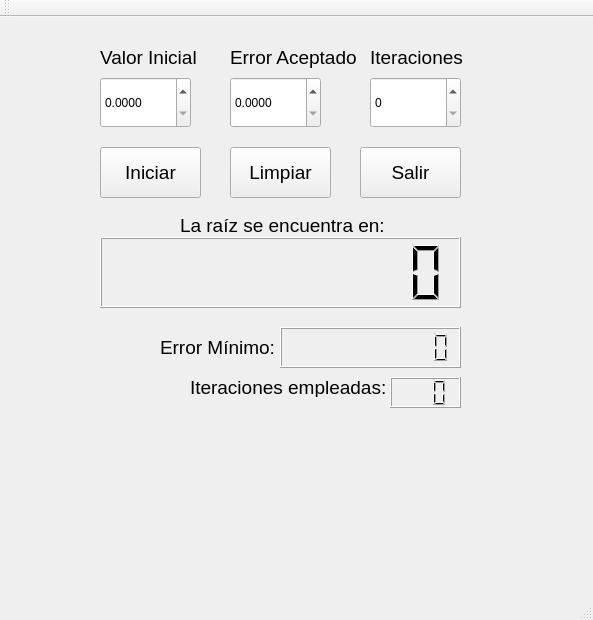
<?xml version="1.0" encoding="UTF-8"?>
<ui version="4.0">
 <class>Newson</class>
 <widget class="QMainWindow" name="Newson">
  <property name="geometry">
   <rect>
    <x>0</x>
    <y>0</y>
    <width>593</width>
    <height>620</height>
   </rect>
  </property>
  <property name="windowTitle">
   <string>Newson</string>
  </property>
  <widget class="QWidget" name="centralWidget">
   <widget class="QDoubleSpinBox" name="initval">
    <property name="geometry">
     <rect>
      <x>100</x>
      <y>60</y>
      <width>91</width>
      <height>51</height>
     </rect>
    </property>
    <property name="decimals">
     <number>4</number>
    </property>
    <property name="maximum">
     <double>999999.000000000000000</double>
    </property>
    <property name="singleStep">
     <double>0.100000000000000</double>
    </property>
   </widget>
   <widget class="QDoubleSpinBox" name="errorac">
    <property name="geometry">
     <rect>
      <x>230</x>
      <y>60</y>
      <width>91</width>
      <height>51</height>
     </rect>
    </property>
    <property name="decimals">
     <number>4</number>
    </property>
    <property name="maximum">
     <double>999999.000000000000000</double>
    </property>
    <property name="singleStep">
     <double>0.100000000000000</double>
    </property>
   </widget>
   <widget class="QLabel" name="label">
    <property name="geometry">
     <rect>
      <x>100</x>
      <y>20</y>
      <width>101</width>
      <height>41</height>
     </rect>
    </property>
    <property name="font">
     <font>
      <pointsize>14</pointsize>
     </font>
    </property>
    <property name="text">
     <string>Valor Inicial</string>
    </property>
   </widget>
   <widget class="QLabel" name="label_2">
    <property name="geometry">
     <rect>
      <x>230</x>
      <y>30</y>
      <width>131</width>
      <height>21</height>
     </rect>
    </property>
    <property name="font">
     <font>
      <pointsize>14</pointsize>
     </font>
    </property>
    <property name="text">
     <string>Error Aceptado</string>
    </property>
   </widget>
   <widget class="QLabel" name="label_3">
    <property name="geometry">
     <rect>
      <x>370</x>
      <y>30</y>
      <width>101</width>
      <height>20</height>
     </rect>
    </property>
    <property name="font">
     <font>
      <pointsize>14</pointsize>
     </font>
    </property>
    <property name="text">
     <string>Iteraciones</string>
    </property>
   </widget>
   <widget class="QPushButton" name="inicio">
    <property name="geometry">
     <rect>
      <x>100</x>
      <y>130</y>
      <width>101</width>
      <height>51</height>
     </rect>
    </property>
    <property name="font">
     <font>
      <pointsize>14</pointsize>
     </font>
    </property>
    <property name="text">
     <string>Iniciar</string>
    </property>
   </widget>
   <widget class="QPushButton" name="limpio">
    <property name="geometry">
     <rect>
      <x>230</x>
      <y>130</y>
      <width>101</width>
      <height>51</height>
     </rect>
    </property>
    <property name="font">
     <font>
      <pointsize>14</pointsize>
     </font>
    </property>
    <property name="text">
     <string>Limpiar</string>
    </property>
   </widget>
   <widget class="QPushButton" name="sale">
    <property name="geometry">
     <rect>
      <x>360</x>
      <y>130</y>
      <width>101</width>
      <height>51</height>
     </rect>
    </property>
    <property name="font">
     <font>
      <pointsize>14</pointsize>
     </font>
    </property>
    <property name="text">
     <string>Salir</string>
    </property>
   </widget>
   <widget class="QLabel" name="label_4">
    <property name="geometry">
     <rect>
      <x>180</x>
      <y>200</y>
      <width>211</width>
      <height>16</height>
     </rect>
    </property>
    <property name="font">
     <font>
      <pointsize>14</pointsize>
     </font>
    </property>
    <property name="text">
     <string>La raíz se encuentra en:</string>
    </property>
   </widget>
   <widget class="QLCDNumber" name="rootplay">
    <property name="geometry">
     <rect>
      <x>100</x>
      <y>220</y>
      <width>361</width>
      <height>71</height>
     </rect>
    </property>
    <property name="smallDecimalPoint">
     <bool>true</bool>
    </property>
    <property name="digitCount">
     <number>9</number>
    </property>
   </widget>
   <widget class="QLCDNumber" name="errmin">
    <property name="geometry">
     <rect>
      <x>280</x>
      <y>310</y>
      <width>181</width>
      <height>41</height>
     </rect>
    </property>
    <property name="smallDecimalPoint">
     <bool>true</bool>
    </property>
    <property name="digitCount">
     <number>9</number>
    </property>
   </widget>
   <widget class="QLabel" name="label_5">
    <property name="geometry">
     <rect>
      <x>160</x>
      <y>320</y>
      <width>121</width>
      <height>21</height>
     </rect>
    </property>
    <property name="font">
     <font>
      <pointsize>14</pointsize>
     </font>
    </property>
    <property name="text">
     <string>Error Mínimo:</string>
    </property>
   </widget>
   <widget class="QLCDNumber" name="numiter">
    <property name="geometry">
     <rect>
      <x>390</x>
      <y>360</y>
      <width>71</width>
      <height>31</height>
     </rect>
    </property>
    <property name="digitCount">
     <number>3</number>
    </property>
   </widget>
   <widget class="QLabel" name="label_6">
    <property name="geometry">
     <rect>
      <x>190</x>
      <y>360</y>
      <width>201</width>
      <height>20</height>
     </rect>
    </property>
    <property name="font">
     <font>
      <pointsize>14</pointsize>
     </font>
    </property>
    <property name="text">
     <string>Iteraciones empleadas:</string>
    </property>
   </widget>
   <widget class="QSpinBox" name="maxiter">
    <property name="geometry">
     <rect>
      <x>370</x>
      <y>60</y>
      <width>91</width>
      <height>51</height>
     </rect>
    </property>
    <property name="maximum">
     <number>500</number>
    </property>
   </widget>
  </widget>
  <widget class="QMenuBar" name="menuBar">
   <property name="geometry">
    <rect>
     <x>0</x>
     <y>0</y>
     <width>593</width>
     <height>21</height>
    </rect>
   </property>
  </widget>
  <widget class="QToolBar" name="mainToolBar">
   <attribute name="toolBarArea">
    <enum>TopToolBarArea</enum>
   </attribute>
   <attribute name="toolBarBreak">
    <bool>false</bool>
   </attribute>
  </widget>
  <widget class="QStatusBar" name="statusBar"/>
 </widget>
 <layoutdefault spacing="6" margin="11"/>
 <resources/>
 <connections>
  <connection>
   <sender>sale</sender>
   <signal>clicked()</signal>
   <receiver>Newson</receiver>
   <slot>close()</slot>
   <hints>
    <hint type="sourcelabel">
     <x>411</x>
     <y>192</y>
    </hint>
    <hint type="destinationlabel">
     <x>530</x>
     <y>189</y>
    </hint>
   </hints>
  </connection>
 </connections>
</ui>
